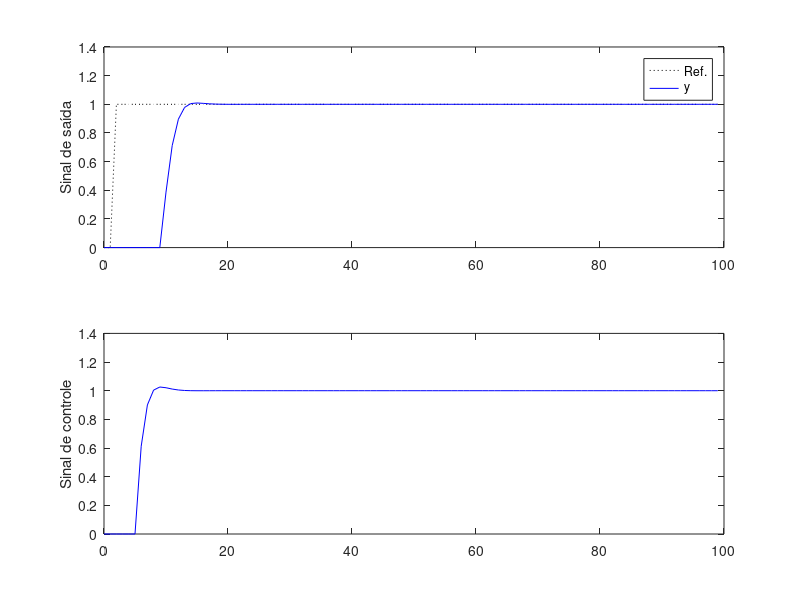

Reproduce this figure in MATLAB.
%% Atividade 04: 
% Para as classes de plantas mostradas a seguir, projetar o sistemas GMVC incrementais de ordem mínima,
% realizando os seguintes testes e comparando-os com uma solução baseada em PID: 
clear all; close all; clc;

%% Planta a) G(s) = ( 1/(s+1) )*e^{-3s}
Ts = 1;   % periodo de amostragem (s)
d = round((3/Ts) + 1);   % atraso discreto (em amostras)
lambida = 1;

Gs = tf(1, [1 1])
Gz = c2d(Gs,Ts, 'zoh')

Az = Gz.den{1};
    a0 = Az(1); a1 = Az(2);
Bz = Gz.num{1};
    b0 = Bz(2);

    % Ampliar o modelo para incluir a diferença discreta.
    % Δ = 1-z^-1
    DAz = conv(Az,[1 -1]);
        da0 = DAz(1); da1 = DAz(2); da2 = DAz(3);

    % Equação Diofantina
        % E(z)= e0 + e1*z^{-1} + e2*z^{-2}
        % F(z)= f0 + f1*z^{-1}
    e0 = 1;
    e1 = -da1;
    e2 = -da1*e1-da2;
    e3 = -da1*e2-da2*e1;
    f0 = -da2*e2-da1*e3;
    f1 = -da2*e3;
    
    % R(z)
    r0 = b0*e0+lambida;
    r1 = b0*e1;
    r2 = b0*e2;
    r3 = b0*e3;

%% Simulação no dominio do tempo
tfinal = 100; % tempo de simulação (em segundos)
N = round( tfinal/Ts );
t = 0:Ts:N*Ts-Ts;

    % Sinal de referencia
    ref(1:N) = 0; ref(3:N) = 1;
    % ref(1:5)=0;
    % ref(6: round( N/3 ))=1;
    % ref(1+round( N/3 ): round(2*N/3) )=2.5;
    % ref(1+round( 2*N/3 ): N )= 4;

    % Ruído de processo
    w = 0*wgn(1,N,1e-4,'linear');

    % Condições iniciais
    y(1:4) = 0; u(1:4) = 0; du(1:4) = 0;

for k = 5:N
    % Modelo da planta
    y(k) = (1/da0)*( -da1*y(k-1)-da2*y(k-2)+b0*du(k-4)+w(k) );

    % Controlador
    du(k) = (1/r0)*( -r1*du(k-1)-r2*du(k-2)-r3*du(k-3)+ref(k-4)-f0*y(k)-f1*y(k-1) ); 
    u(k) = u(k-1) +du(k);
end

% Plot
figure;
subplot(211)
    plot(t,ref,':k',t,y,'b');
    ylabel('Sinal de saída');
    legend('Ref.','y');
subplot(212)
    plot(t,u,'b');
    ylabel('Sinal de controle');

%% Análise de seguimento de referência do tipo degrau com base nos índices ISE+ISU

    % Integral of Squared Error (ISE)
        % ISE pequeno = controle agressivo
    ISE = sum((ref - y).^2)
    
    % Integral of Squared Control Increment (ISU)
        % ISU pequeno = controle conservador
    ISU = sum(du.^2)
